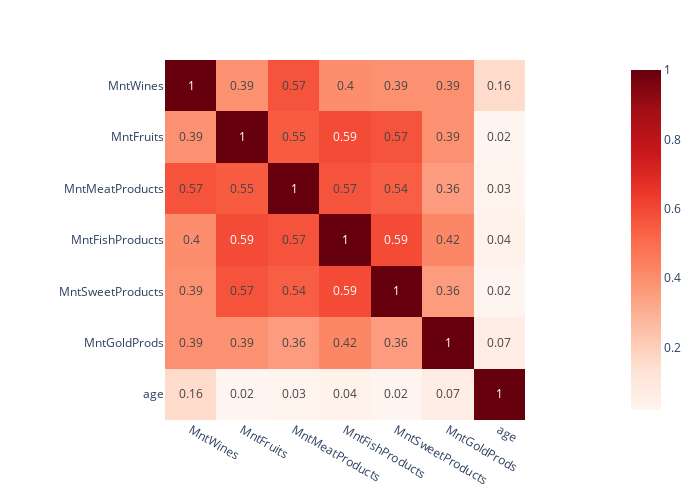

The cell this chart's notebook holds for it:
### Code cell
list_mnt_age = ['MntWines','MntFruits','MntMeatProducts','MntFishProducts','MntSweetProducts','MntGoldProds','age']

fig = px.imshow(df[list_mnt_age].corr().round(2),
                color_continuous_scale='reds',
                text_auto=True)

fig.update_layout(height=500, width=700, showlegend=False)
fig.show()

### Figure 1 — Plotly figure (JSON) as saved in the notebook; plotly's stock layout.template omitted (floating-point values rounded to 4 significant figures)
{"data": [{"coloraxis": "coloraxis", "hovertemplate": "x: %{x}<br>y: %{y}<br>color: %{z}<extra></extra>", "name": "0", "texttemplate": "%{z}", "type": "heatmap", "x": ["MntWines", "MntFruits", "MntMeatProducts", "MntFishProducts", "MntSweetProducts", "MntGoldProds", "age"], "xaxis": "x", "y": ["MntWines", "MntFruits", "MntMeatProducts", "MntFishProducts", "MntSweetProducts", "MntGoldProds", "age"], "yaxis": "y", "z": [[1, 0.39, 0.57, 0.4, 0.39, 0.39, 0.16], [0.39, 1, 0.55, 0.59, 0.57, 0.39, 0.02], [0.57, 0.55, 1, 0.57, 0.54, 0.36, 0.03], [0.4, 0.59, 0.57, 1, 0.59, 0.42, 0.04], [0.39, 0.57, 0.54, 0.59, 1, 0.36, 0.02], [0.39, 0.39, 0.36, 0.42, 0.36, 1, 0.07], [0.16, 0.02, 0.03, 0.04, 0.02, 0.07, 1]]}], "layout": {"coloraxis": {"colorscale": [[0, "rgb(255,245,240)"], [0.125, "rgb(254,224,210)"], [0.25, "rgb(252,187,161)"], [0.375, "rgb(252,146,114)"], [0.5, "rgb(251,106,74)"], [0.625, "rgb(239,59,44)"], [0.75, "rgb(203,24,29)"], [0.875, "rgb(165,15,21)"], [1, "rgb(103,0,13)"]]}, "height": 500, "margin": {"t": 60}, "showlegend": false, "width": 700, "xaxis": {"anchor": "y", "constrain": "domain", "domain": [0, 1], "scaleanchor": "y"}, "yaxis": {"anchor": "x", "autorange": "reversed", "constrain": "domain", "domain": [0, 1]}}}
